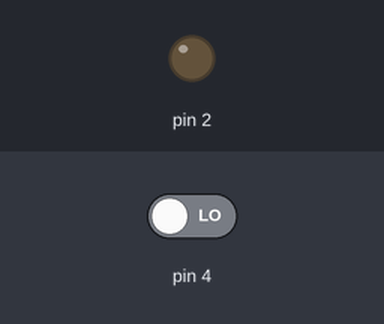
The sketch below on a simulated Arduino Uno, built with avr-gcc and run on an emulated ATmega328P. Shown: output pins drawn as LEDs (lit = HIGH). Dashed ring = blinking. The inputs (shaded band) are chosen by the test bench; at power-on: pin 4 LOW. What the sketch prints to the serial monitor is not drawn.

Above: at 1.2 s.
1.3 s: pin 4 driven HIGH
At 1.7 s:
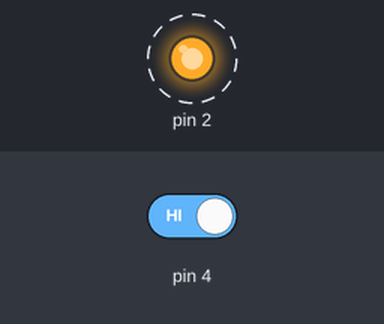
4.3 s: pin 4 driven LOW
At 5.0 s:
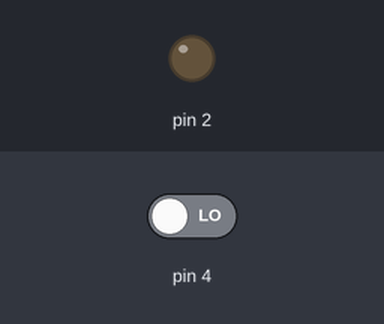
Timing chart, 0 to 7.3 s (numbered marks = the images above; inputs shaded):
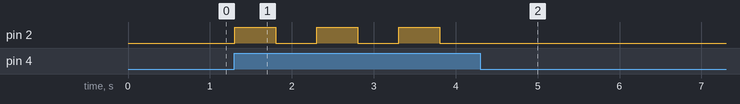

Measured:
- after the input at 1.3 s, pin 2: alternates HIGH for 0.50 s and LOW for 0.50 s, starting at once
- after the input at 4.3 s, pin 2: stops changing and stays LOW

The sketch:

PIR.ino
```cpp
void setup()
{
  Serial.begin(9600);
  pinMode(4,INPUT);
  pinMode(2, OUTPUT);
}

void loop()
{
  int pir = digitalRead(4);
  Serial.println(pir);

  if(pir == 1){
  	digitalWrite(2,1);
    delay(500);
    digitalWrite(2,0);
    delay(500);
  }
  else{
  	digitalWrite(2,0);
  }
}
```
